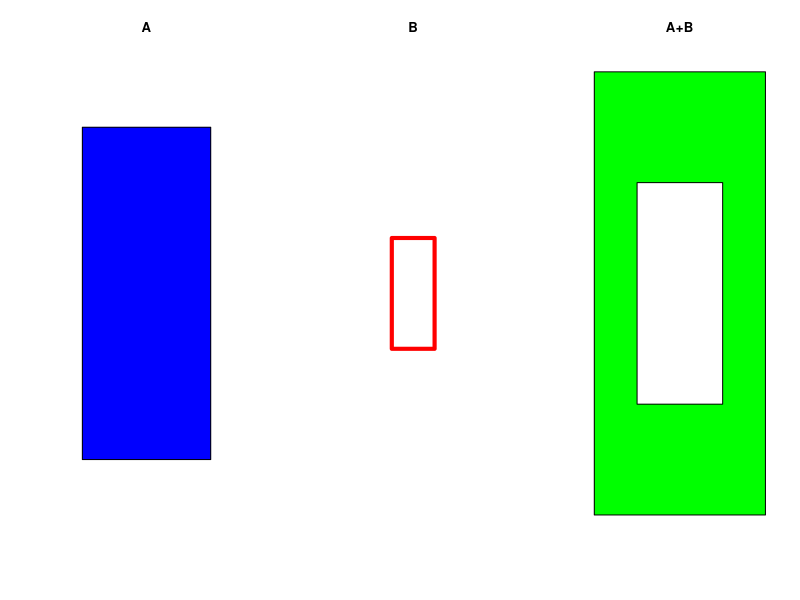

Write the R code that produced this figure.
library(polyclip)


### Name: polyminkowski
### Title: Minkowski Sum of Polygon with Path
### Aliases: polyminkowski
### Keywords: spatial manip

### ** Examples

  A <- list(list(x=c(-3,3,3,-3),y=c(-3,-3,3,3)))
  B <- list(list(x=c(-1,1,1,-1),y=c(-1,-1,1,1)))
  C <- polyminkowski(A, B)
  opa <- par(mfrow=c(1,3))
  rr <- c(-4, 4)
  plot(rr, rr, type="n", axes=FALSE, xlab="", ylab="", main="A")
  polygon(A[[1]], col="blue")
  plot(rr,rr, type="n", axes=FALSE, xlab="", ylab="", main="B")
  polygon(B[[1]], border="red", lwd=4)
  plot(rr,rr, type="n", axes=FALSE, xlab="", ylab="", main="A+B")
  polygon(C[[1]], col="green")
  polygon(C[[2]], col="white")
  par(opa)
